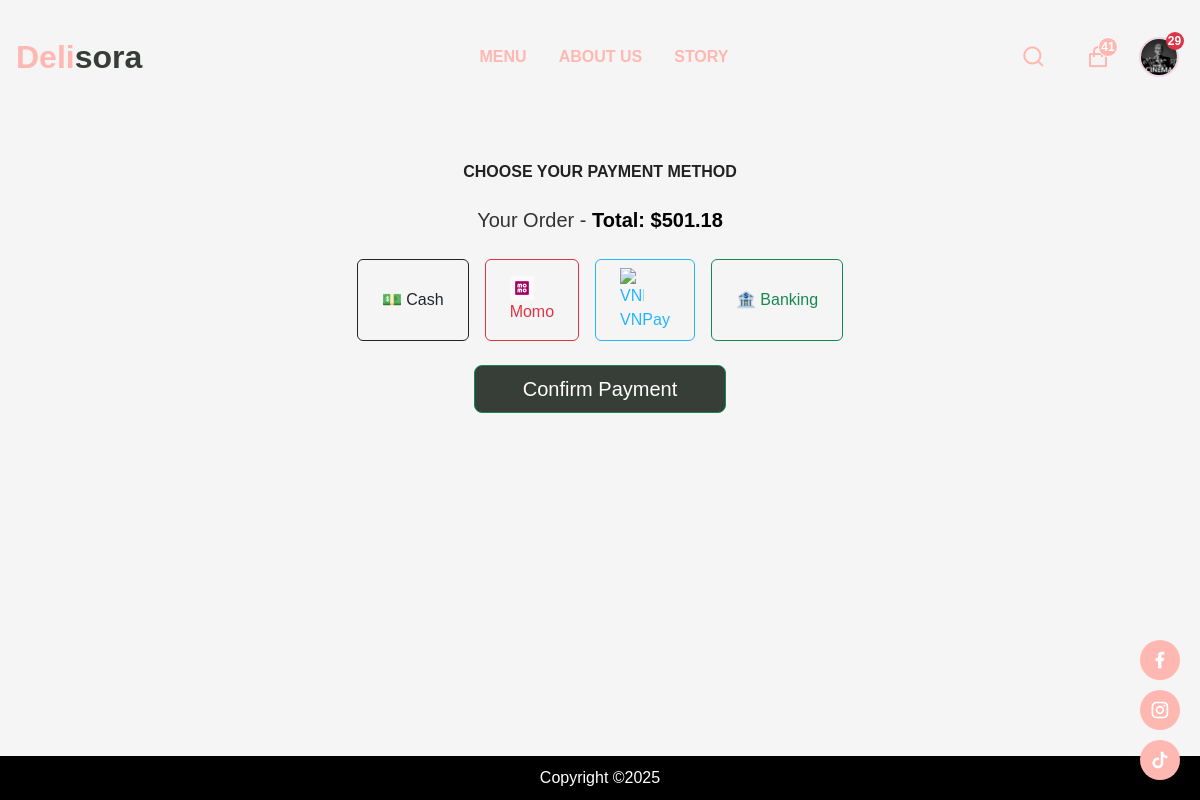
Page /payment/ (signed in) on the earlier database version.
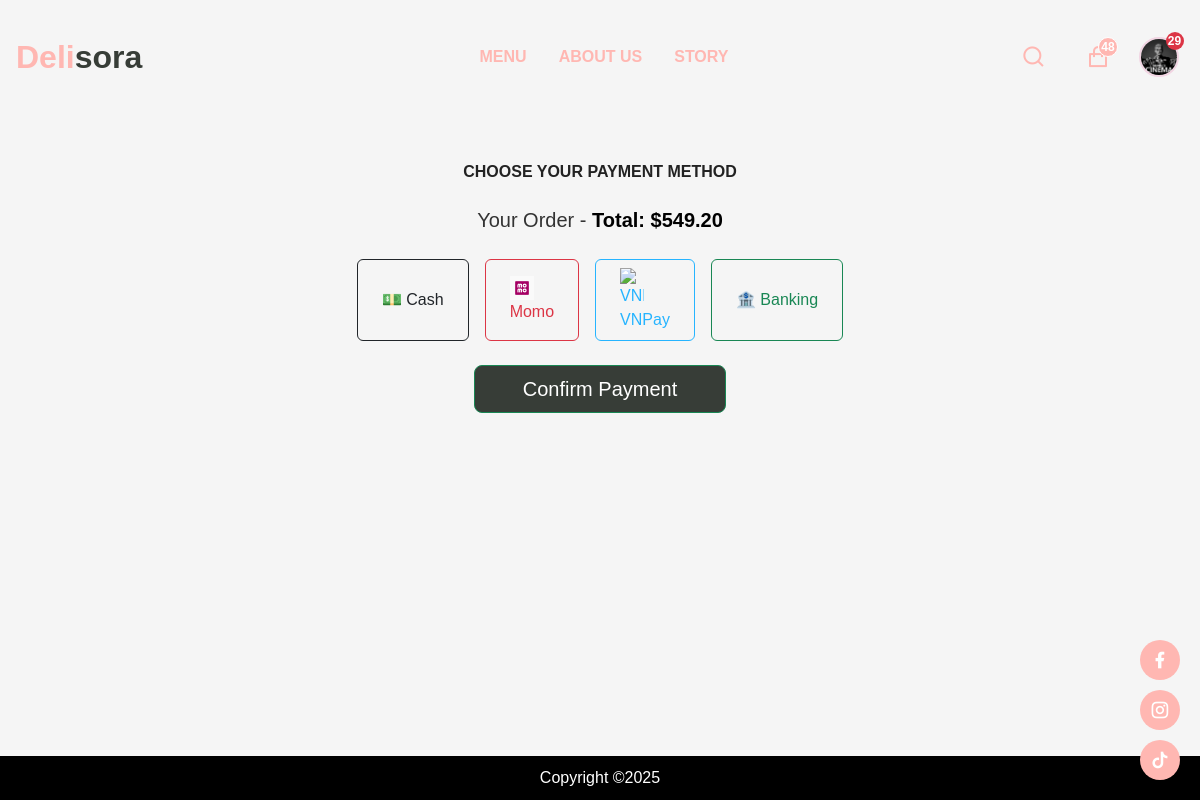
Same page on the later database version.
### app/models.py (models this page shows, shortened)
class Order(models.Model):
    PAYMENT_METHODS = [
        ('cash', 'Cash'),
        ('momo', 'Momo'),
        ('vnpay', 'VNPay'),
        ('bank', 'Bank Transfer'),
]
    customer = models.ForeignKey(Customer, on_delete=models.SET_NULL, blank=True, null=True)
    date_order = models.DateTimeField(auto_now_add=True)
    complete = models.BooleanField(default=False, null=True, blank=False)
    transaction_id = models.CharField(max_length=200, null=True)
    payment_method = models.CharField(max_length=20, choices=PAYMENT_METHODS, null=True, blank=True)
    is_paid = models.BooleanField(default=False)
    used_reward=models.BooleanField(default=False)
    is_scheduled = models.BooleanField(default=False)
    @property
    def get_cart_items(self):
        order_items = self.orderitem_set.all()
        return sum([item.quantity for item in order_items])
    @property
    def get_cart_total(self):
        order_items = self.orderitem_set.all()
        total = sum([Decimal(str(item.get_total)) for item in order_items], Decimal("0.00"))
        if self.used_reward:
            total *= Decimal("0.90")
        total = total.quantize(Decimal("0.01"), rounding=ROUND_HALF_UP)
        return max(total, Decimal("0.00"))

class OrderItem(models.Model):
    product = models.ForeignKey(Product, on_delete=models.SET_NULL, blank=True, null=True)
    combo = models.ForeignKey(Combo, on_delete=models.SET_NULL, blank=True, null=True, related_name="order_items")
    order = models.ForeignKey(Order, on_delete=models.SET_NULL, blank=True, null=True)
    quantity = models.IntegerField(default=0, blank=True, null=True)
    date_added = models.DateTimeField(auto_now_add=True)
    @property
    def get_total(self):
        if self.combo:
            return self.combo.get_combo_price * self.quantity
        elif self.product:
            return self.product.final_price * self.quantity
        return 0

class BaseProduct(models.Model):
    name = models.CharField(max_length=200, null=True)
    image = models.ImageField(upload_to='products/', null=True, blank=True)
    detail = models.TextField(null=True, blank=True)
    description = models.TextField(null=True, blank=True)
    class Meta:
        abstract = True

class Product(BaseProduct):
    category = models.ManyToManyField(Category, related_name='products')
    price = models.FloatField()
    digital = models.BooleanField(default=False, null=True, blank=False)
    calories = models.IntegerField(default=0)
    protein = models.FloatField(default=0)
    carbs = models.FloatField(default=0)
    fat = models.FloatField(default=0)
    sale = models.BooleanField(default=False)
    discount_percentage = models.FloatField(default=0, null=True, blank=True)
    sale_price = models.FloatField(default=0, null=True, blank=True)
    @property
    def final_price(self):
        if self.sale:
            if self.sale_price and self.sale_price > 0:
                return self.sale_price
            elif self.discount_percentage and self.discount_percentage > 0:
                return Decimal(self.price) * (1 - Decimal(self.discount_percentage) / 100)
        return Decimal(self.price)

### app/views/cart.py (the view, shortened to what this page needs)
# urls.py: path('payment/', payment, name='payment'),
def payment(request):
    if request.user.is_authenticated:
        customer, _ = Customer.objects.get_or_create(user=request.user)
        order = Order.objects.filter(customer=customer, complete=False).first()
    if not order:
        messages.warning(request, "Bạn chưa có đơn hàng nào.")
        return redirect('home')
    categories = Category.objects.filter(is_sub=False)
    context = {
        'order': order,
        'cartItems': order.get_cart_items,
        'categories': categories
    }
    return render(request, 'app/payment.html', context)

### app/models.py (called while the page is built)
    @property
    def imageURL(self):
        try:
            url = self.customer_image.url
        except:
            url = ''
        return url

### app/templates/app/payment.html (shortened to what this page needs)
{% extends 'app/base.html' %}
{% load static %}
{% block content %}
<div class="container mt-5 text-center">
    <h2 class="mb-4 text-uppercase fw-bold">Choose Your Payment Method</h2>
    <p class="fs-5">Your Order - <strong>Total: ${{ order.get_cart_total }}</strong></p>
    <div class="d-flex justify-content-center gap-3 my-4">
        <button class="btn btn-outline-dark px-4 py-2" onclick="showQR('cash')">💵 Cash</button>
        <button class="btn btn-outline-danger px-4 py-2" onclick="showQR('momo')">
            <img src="{% static 'app/images/momo.png' %}" alt="Momo" width="24" height="24"> Momo
        </button>
        <button class="btn btn-outline-primary px-4 py-2" onclick="showQR('vnpay')">
            <img src="{% static 'app/images/vnpay.png' %}" alt="VNPay" width="24" height="24"> VNPay
        </button>
        <button class="btn btn-outline-success px-4 py-2" onclick="showQR('bank')">🏦 Banking</button>
    </div>
    <form method="POST" action="{% url 'confirm_payment' %}" onsubmit="return validatePaymentMethod()">
        <button type="submit" class="btn btn-lg btn-success bg-[#373d37] px-5 py-2"> Confirm Payment</button>
    </form>
</div>
{% endblock content %}

### app/templates/app/base.html (shortened to what this page needs)
{% load static %}
<!DOCTYPE html>
<html lang="en">
  <head>
    <link href="https://cdn.jsdelivr.net/npm/bootstrap@5.3.3/dist/css/bootstrap.min.css" rel="stylesheet">
    <link href="https://getbootstrap.com/docs/5.3/assets/css/docs.css" rel="stylesheet">
    <link href="https://cdn.jsdelivr.net/npm/remixicon@4.1.0/fonts/remixicon.css" rel="stylesheet" />
    <script src="https://cdn.tailwindcss.com"></script>
    {% block extra_css %}
    <link rel="stylesheet" href="{% static 'app/css/styles.css' %}">
    {% endblock %}
  </head>
  <body class="{% block body_class %}{% endblock %}">
    <div class="main-container">
      <nav>
        <div class="nav__header">
          <div class="nav__logo">
            <a href="{% url 'home' %}">
              <span class="half1">Deli</span><span class="half2">sora</span>
            </a>
          </div>
        </div>
        <ul class="nav__links" id="nav-links">
          <li><a href="{% url 'menu' %}">MENU</a></li>
          <li><a href="{% url 'aboutus' %}">ABOUT US</a></li>
          <li><a href="{% url 'contact' %}">STORY</a></li>
        </ul>
        <div class="nav__btns">
          <button class="btn search-btn" id="openSearch">
              <i class="ri-search-line"></i>
          </button>
          <button class="btn cart-btn" onclick="window.location.href='{% url 'cart' %}'">
              <i class="ri-shopping-bag-line"></i>
              {% if request.user.is_authenticated %}
                  {% if request.cartItems > 0 %}
                      <span class="cart-count">{{ request.cartItems }}</span>
                  {% endif %}
              {% else %}
                  {% if request.session.cartItems > 0 %}
                      <span class="cart-count">{{ request.session.cartItems }}</span>
                  {% endif %}
              {% endif %}
          </button>
          {% if user.is_authenticated %}
          <div class="dropdown">
              <button class="btn p-0 border-0 position-relative" type="button" id="userDropdown" data-bs-toggle="dropdown">
                <img src="{{ request.user.customer.imageURL|default:'https://bootdey.com/img/Content/avatar/avatar1.png' }}"
                     alt="Avatar" class="rounded-circle" width="40" height="40">
                {% if request.user.customer.points >= 1 %}
                  <span class="badge position-absolute bg-danger text-white"
                        id="reward-notification"
                        style="width: 18px; height: 18px; font-size: 12px; display: flex;
                               align-items: center; justify-content: center;
                               border-radius: 50%; top: -5px; right: -5px;">
                    {{ request.user.customer.points }}
                  </span>
                {% endif %}
              </button>
            </div>
          {% else %}
          <a href="{% url 'login' %}" class="btn"><i class="ri-user-line"></i></a>
          {% endif %}
        </div>
      </nav>
      <div class="socials">
          <span><a href="https://www.facebook.com/" target="_blank"><i class="ri-facebook-fill"></i></a></span>
          <span><a href="https://www.instagram.com/" target="_blank"><i class="ri-instagram-line"></i></a></span>
          <span><a href="https://www.tiktok.com/" target="_blank"><i class="ri-tiktok-fill"></i></a></span>
      </div>
      <div class="container">
        {% block content %}{% endblock content %}
      </div>
      <footer>
        Copyright ©2025
      </footer>
    </div>
  </body>
</html>

Differences in the rows shown:
changed through a linked row, Order: get_cart_total "501.18" → "549.20"
Other differences:
{{ request.cartItems }}: "41" → "48"
